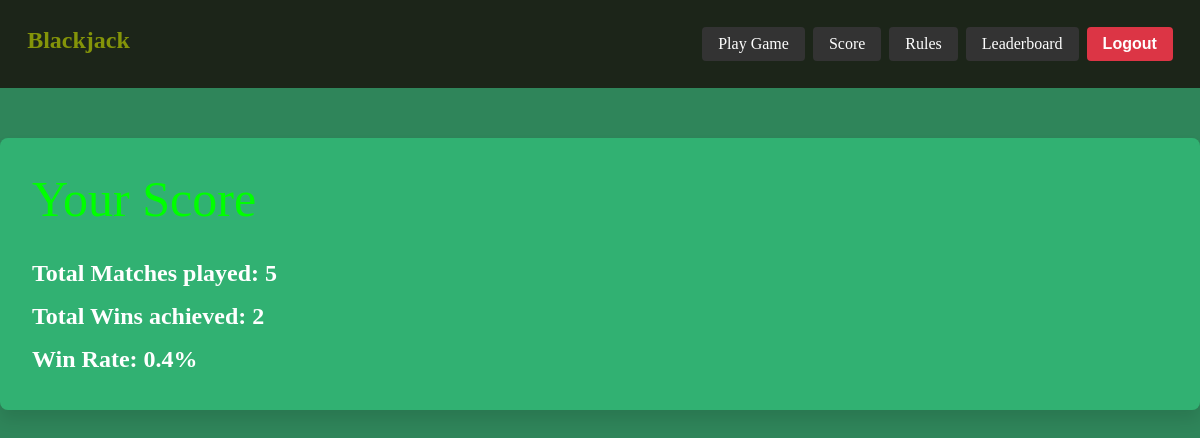
Page /score (signed in) on the committed database.
### tables this page shows
CREATE TABLE Score (
            username TEXT PRIMARY KEY,
            total_matches INTEGER DEFAULT 0,
            total_wins INTEGER DEFAULT 0,
            win_rate REAL DEFAULT 0,
            FOREIGN KEY (username) REFERENCES SignUp(username)
        );

### main.py (the view)
@app.route("/score")
@login_required
def score():
    if 'username' not in session:
        return redirect(url_for('login'))
    username = session['username']
    user_stats = get_user_stats(username)
    if user_stats:
        return render_template('score.html', stats=user_stats)
    else:
        return "No stats available for this user.", 404

### data.py (called while the page is built)
def get_db_connection():
    conn = sqlite3.connect('database.db')
    conn.row_factory = sqlite3.Row
    return conn

def get_user_stats(username):
    conn = get_db_connection()
    cursor = conn.cursor()
    cursor.execute("SELECT total_matches, total_wins, win_rate FROM Score WHERE username = ?", (username,))
    result = cursor.fetchone()
    conn.close()
    if result:
        return {
            'total_matches': result[0],
            'total_wins': result[1],
            'win_rate': result[2]
        }
    else:
        return None

### main.py (called while the page is built)
def login_required(func):
    @wraps(func)
    def decorated_view(*args, **kwargs):
        if 'username' not in session:
            return redirect(url_for('login'))
        return func(*args, **kwargs)
    return decorated_view

### templates/score.html (shortened to what this page needs)
<!DOCTYPE html>
<html lang="en">
<head>
    <link rel="stylesheet" href="/static/css/styles.css" />
</head>
<body >
    {% include 'navbar.html' %}
    <div class="container game-container">
        <h2 class="title">Your Score</h2>
        <div class="score-details">
            <h3>Total Matches played: {{ stats.total_matches }}</h3>
            <h3>Total Wins achieved: {{ stats.total_wins }}</h3>
            <h3>Win Rate: {{ (stats.win_rate) |round(3) }}%</h3>
        </div>
    </div>
</body>
</html>

### static/css/styles.css (style rules this page uses)
* { margin: 0; padding: 0; box-sizing: border-box; }
body { background-color: #2f855a; font-family: 'sans-serif'; line-height: normal; letter-spacing: normal; }
.title { font-family: "Rubik Bubbles", cursive; font-weight: 400; color: lime; font-size: 50px; }
.container { max-width: 1200px; margin: auto; padding: 0 1rem; margin-top: 50px; }
.game-container { background-color: #34da8885; border-radius: 0.5rem; box-shadow: 0 10px 15px rgba(0, 0, 0, 0.1); padding: 2rem; }
h2 { font-size: 2.25rem; font-weight: bold; color: white; margin-bottom: 2rem; }
h3 { font-size: 1.5rem; font-weight: 600; color: white; margin-bottom: 0.3rem; margin-top: 1rem; }

### rows in the picture
Score: total_matches "5", total_wins "2", win_rate "0.4"
